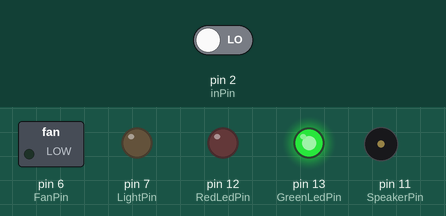
Recording of a sketch running on a simulated Arduino Uno, built with avr-gcc and run on an emulated ATmega328P. On the bench: switched loads named in the sketch (green lamp = pin HIGH), output pins drawn as LEDs (lit = HIGH), buzzer (waves = sounding). Inputs (shaded band) come from the test bench; at power-on: pin 2 (inPin) LOW. What the sketch prints to the serial monitor is not drawn.

Above: at 1.2 s.
1.3 s: pin 2 (inPin) driven HIGH
At 1.8 s:
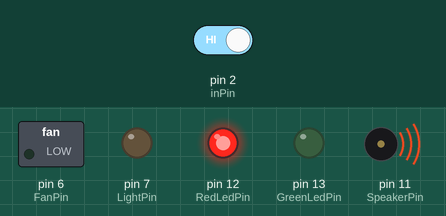
Timing chart, 0 to 10.3 s (numbered marks = the images above; inputs shaded):
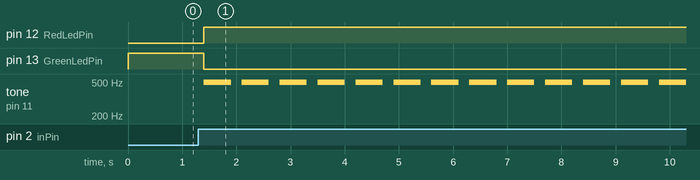

Measured:
- after the input at 1.3 s, pin 12 (RedLedPin): LOW → HIGH after 0.10 s; pin 13 (GreenLedPin): HIGH → LOW after 0.10 s; tone on pin 11 (SpeakerPin): alternates 494 Hz for 0.50 s and silent for 0.20 s, starting after 0.10 s

The sketch:

Home_automation_and_Security_Management.ino
```cpp
int inPin = 2;   // the number of the input pin
int reading;     // the current reading from the input pin
int GreenLedPin = 13;  // the number of the Green LED output pin
int RedLedPin = 12;    // the number of the Red LED output pin
const int SpeakerPin = 11; // the number of the Speaker/Buzzer pin

int LightPin = 7; // it gives signal to control the light of the room
int FanPin = 6;   // it gives signal to control the fan of the room

const char *ControlStrings[] = {"*light on#", "*light off#", "*fan on#", "*fan off#"};  // commands using for controlling light and fan

void setup() {
  // put your setup code here, to run once:
  pinMode (inPin, INPUT);           // taking the tilting position of the chip which is attached to the precious thing
  pinMode (GreenLedPin, OUTPUT);    // Giving voltage to green LED which indicates that product is safe
  pinMode (RedLedPin, OUTPUT);      // Giving voltage to red LED which indicates that product is in danger
  Serial.begin(9600);               // setting the baud rate of serial communication at 9600kbps
  pinMode(LightPin, OUTPUT);
  pinMode(FanPin, OUTPUT);
  digitalWrite(LightPin, 0);      //initially the light will be off
  digitalWrite(FanPin, 0);        //initially the fan will be off
}

void loop() {
  // put your main code here, to run repeatedly:
  String SerialString;
  int i;
  while (Serial.available() > 0) {              // available() function is presenting the number of command
    SerialString = Serial.readString();         // readString() function is converting the given command into string
    for (i = 0; i < 4; i++)
      if (SerialString == ControlStrings[i])    // checking that which command has been given?
        break;
    switch (i) {
      case 0: digitalWrite(LightPin, 1); break;   // For turn on the light
      case 1: digitalWrite(LightPin, 0); break;   // For turn off the light
      case 2: digitalWrite(FanPin, 1); break;   // For turn on the fan
      case 3: digitalWrite(FanPin, 0); break;   // For turn off the fan
      default: break;
    }
  }
  reading = digitalRead(inPin);
  if (reading == 1) {
    digitalWrite(RedLedPin, HIGH);   // if tilted, turn the red LED ON
    digitalWrite(GreenLedPin, LOW);
    tone(SpeakerPin, 494, 500);      // if tilted, turn the Speaker ON
   delay(500);

  } else {
    digitalWrite(RedLedPin, LOW);
    digitalWrite(GreenLedPin, HIGH);    // if not tilted, turn the green LED ON
  }
  Serial.println(reading); // not really needed

  delay(200);   // pause 200 milliseconds between readings
}
```
